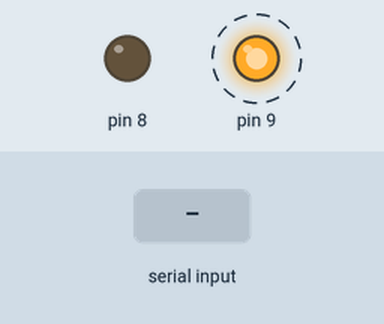
Simulated run of this sketch. Board: Arduino Uno, built with avr-gcc and run on an emulated ATmega328P. Parts: output pins drawn as LEDs (lit = HIGH). Dashed ring = blinking. Inputs (shaded band) come from the test bench.

Above: at 1.1 s.
2.1 s: "1" received over Serial
At 3.4 s:
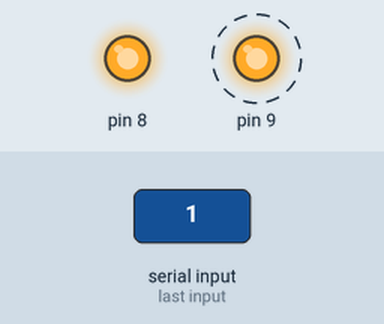
5.1 s: "0" received over Serial
At 6.9 s:
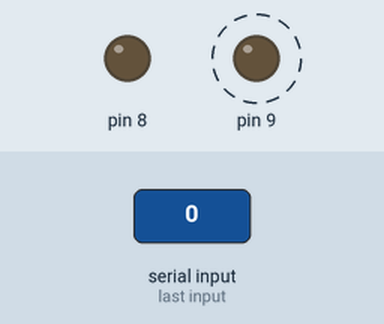
8.1 s: "2" received over Serial
At 9.9 s:
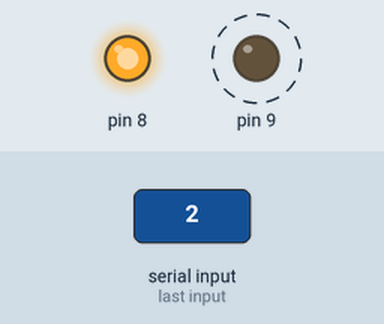
Timing chart, 0 to 17.1 s (numbered marks = the images above; inputs shaded):
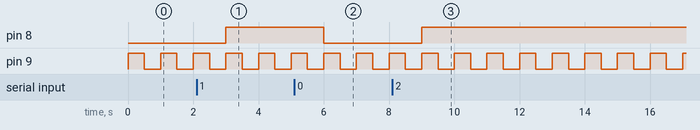

Measured:
- after the input at 2.1 s, pin 8: LOW → HIGH after 0.90 s
- after the input at 5.1 s, pin 8: HIGH → LOW after 0.90 s
- after the input at 8.1 s, pin 8: LOW → HIGH after 0.90 s
- by itself, pin 9: alternates HIGH for 0.50 s and LOW for 0.50 s

The sketch:

example3.ino
```cpp
void setup() {
  Serial.begin(9600);

  pinMode(8, OUTPUT);
  pinMode(9, OUTPUT);
}

char i;
void serialEvent(){
  i = Serial.read();
  if (i != '0'){
    digitalWrite(8, HIGH);
  }
  else{
    digitalWrite(8, LOW);
  }
}

void loop() {
  digitalWrite(9, HIGH);
  delay(500);
  digitalWrite(9, LOW);
  delay(500);
}
```
